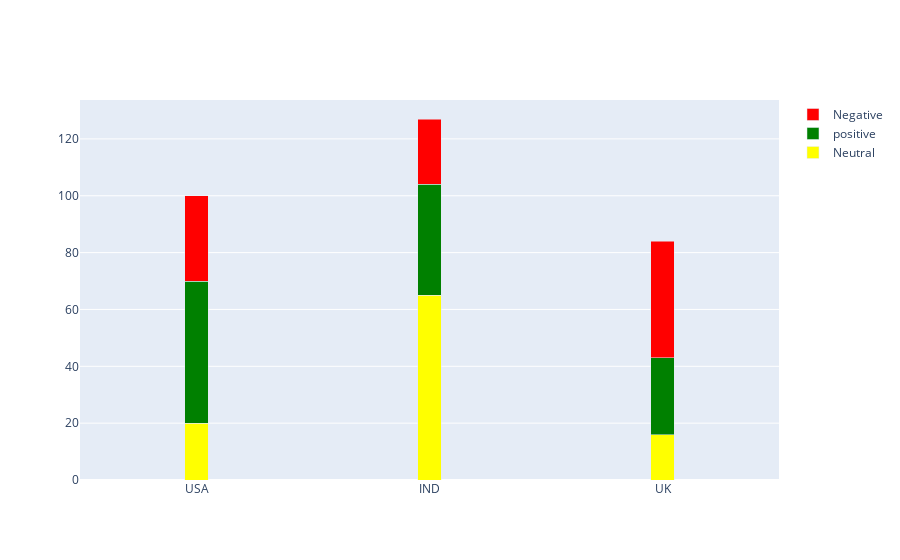

The cell this chart's notebook holds for it:
### Code cell
import numpy as np
import pandas as pd
import matplotlib.pyplot as plt
import plotly.graph_objects as px
from matplotlib.colors import LinearSegmentedColormap
import seaborn as sns

data = pd.read_csv('/home/prachi/Desktop/DEMO.csv',engine='python')

X = data.location
cmap1 = ['yellow','green','red']

plot = px.Figure(data = [ px.Bar(name='Neutral' , x = X,y = data.Neutral ,width=0.1) , 
                         px.Bar(name='positive' , x = X,y = data.Positive,width=0.1),
                        px.Bar(name='Negative' , x = X,y = data.Negative,width=0.1 )])
plot.update_layout(barmode='stack',colorway=cmap1)
plot.show()

### Figure 1 — Plotly figure (JSON) as saved in the notebook; plotly's stock layout.template omitted (floating-point values rounded to 4 significant figures)
{"data": [{"name": "Neutral", "type": "bar", "width": 0.1, "x": ["USA", "IND", "UK"], "y": [20, 65, 16]}, {"name": "positive", "type": "bar", "width": 0.1, "x": ["USA", "IND", "UK"], "y": [50, 39, 27]}, {"name": "Negative", "type": "bar", "width": 0.1, "x": ["USA", "IND", "UK"], "y": [30, 23, 41]}], "layout": {"barmode": "stack", "colorway": ["yellow", "green", "red"]}}
